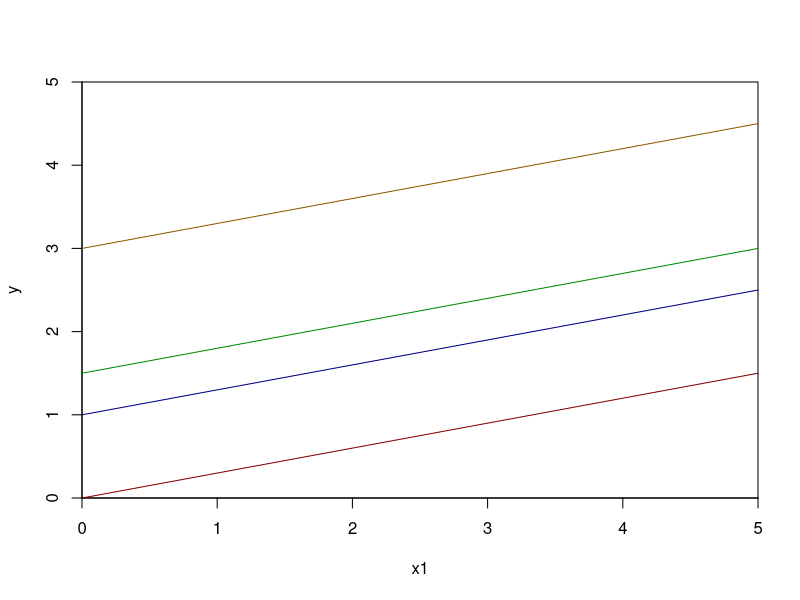
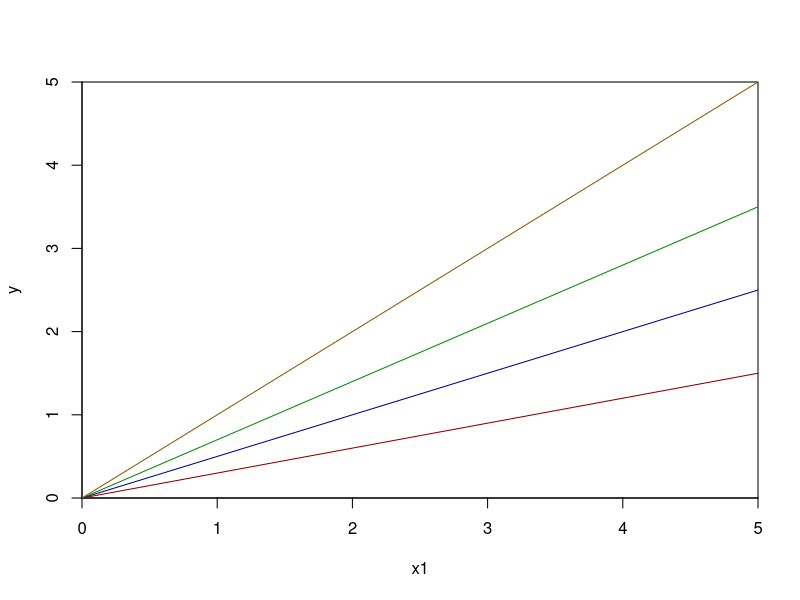
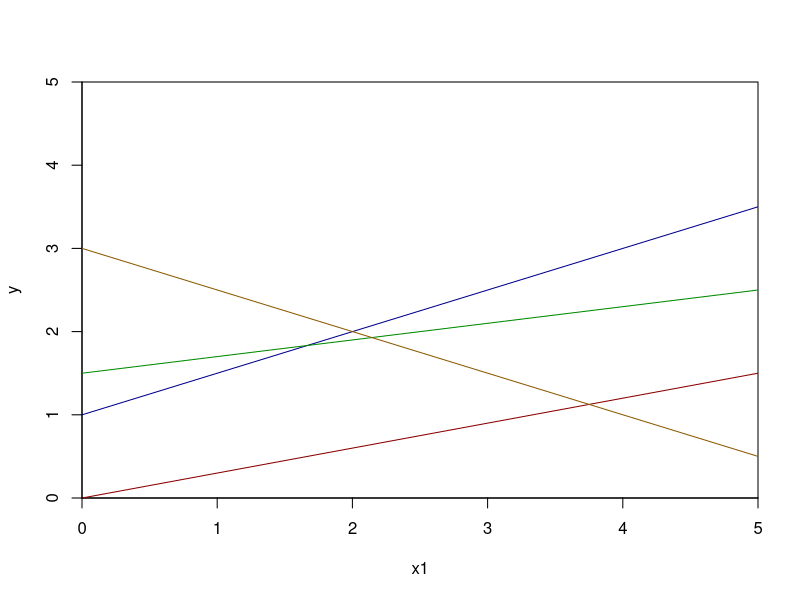

Write R code to recreate these figures, in order.
## ---- chunk 1
#library(tidyverse)
#library(magick)
library(knitr)
library(kableExtra)
library(lattice)
#library(dplyr)
library(MASS)
library(arm)
library(e1071)
library(caret)
library(pROC)
## ---- chunk 2
# R options
options(
  htmltools.dir.version = FALSE, # for blogdown
  #show.signif.stars = FALSE,     # for regression output
  warm = 1
  )
# Set dpi and height for images
knitr::opts_chunk$set(fig.height = 2.65,dpi =300,fig.align='center',fig.show='hold',size='footnotesize',small.mar=TRUE) 
# For nonsese...
htmltools::tagList(rmarkdown::html_dependency_font_awesome())
# For magick
dev.off <- function(){
  invisible(grDevices::dev.off())
}

knit_hooks$set(small.mar = function(before, options, envir) {
    if (before) par(mar =  c(4, 4, 1.5, 1.5)) 
})
## ---- chunk 3
plot(x=0,y=0,type="n",ylim=c(0,5),xlim=c(0,5),xaxs="i",yaxs="i",xlab="x1",ylab="y")
abline(a=0,b=0.3,col="red4")
abline(a=1,b=0.3,col="blue4")
abline(a=1.5,b=0.3,col="green4")
abline(a=3,b=0.3,col="orange4")
## ---- chunk 4
plot(x=0,y=0,type="n",ylim=c(0,5),xlim=c(0,5),xaxs="i",yaxs="i",xlab="x1",ylab="y")
abline(a=0,b=0.3,col="red4")
abline(a=0,b=0.5,col="blue4")
abline(a=0,b=0.7,col="green4")
abline(a=0,b=1,col="orange4")
## ---- chunk 5
plot(x=0,y=0,type="n",ylim=c(0,5),xlim=c(0,5),xaxs="i",yaxs="i",xlab="x1",ylab="y")
abline(a=0,b=0.3,col="red4")
abline(a=1,b=0.5,col="blue4")
abline(a=1.5,b=0.2,col="green4")
abline(a=3,b=-0.5,col="orange4")
